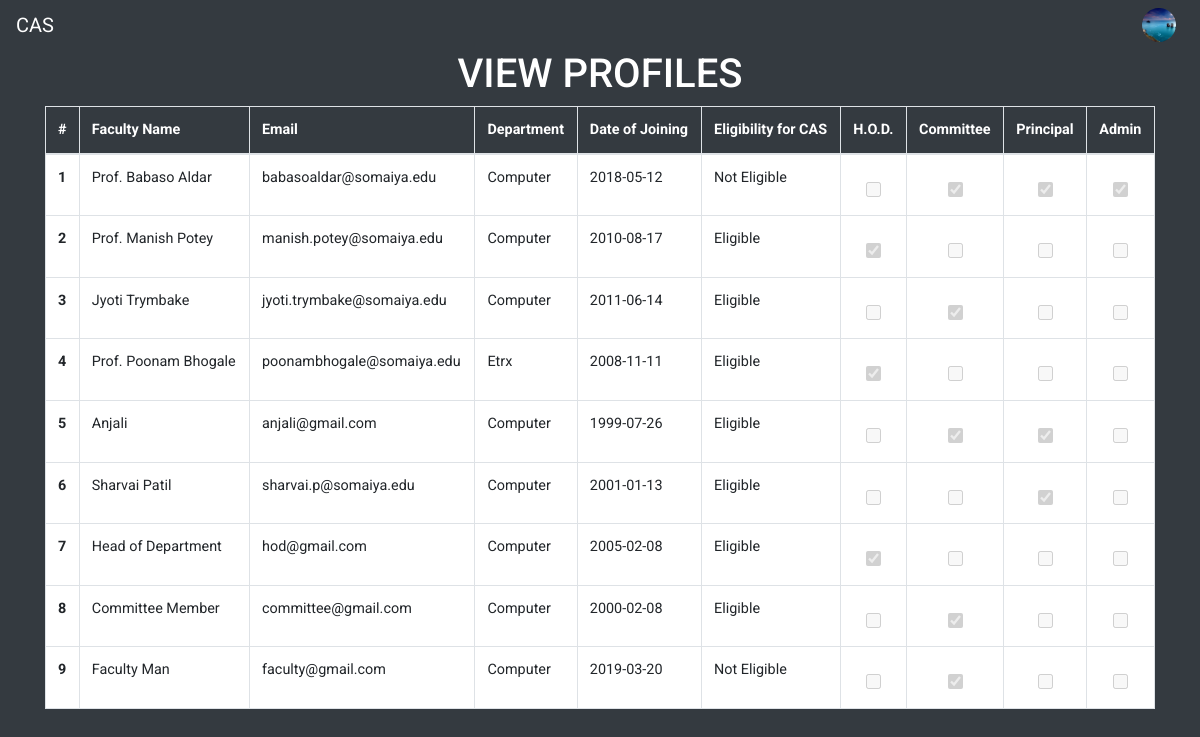
/viewprofiles.php (signed in), run on an earlier commit of the app's database.
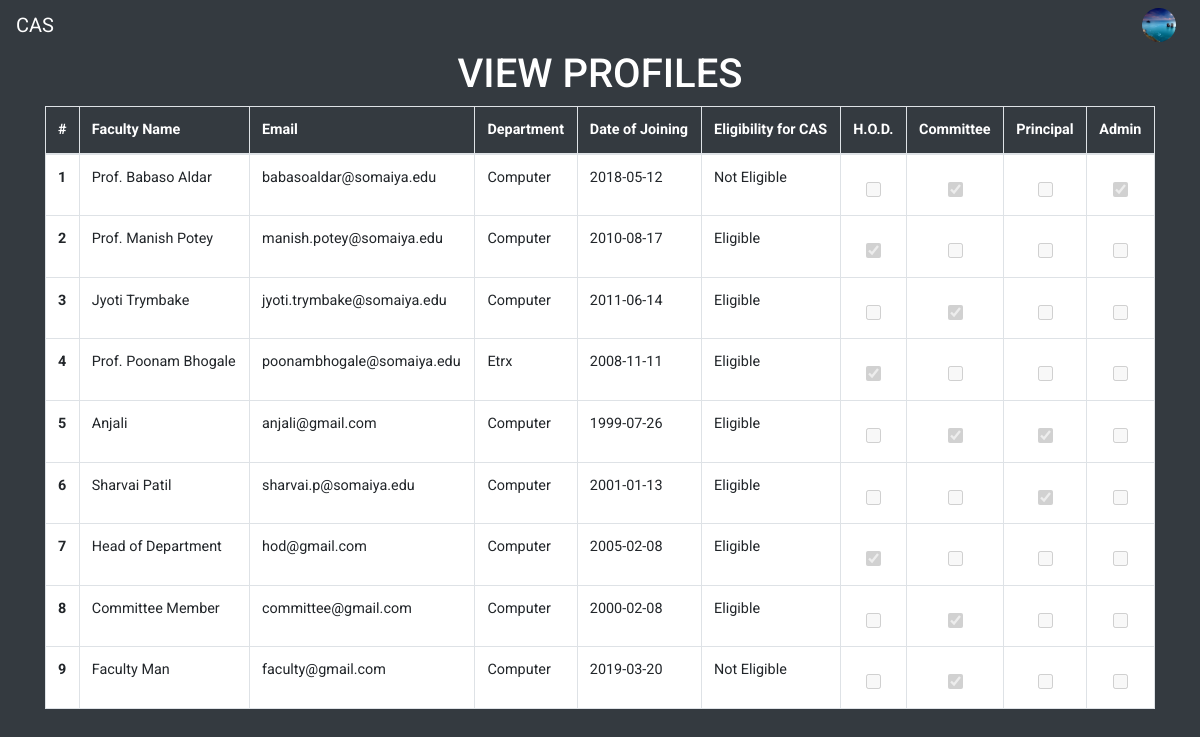
And on a later commit of the database.
### tables this page shows
CREATE TABLE `faculty_table` (
  `id` int(11) NOT NULL,
  `faculty_name` varchar(100) NOT NULL,
  `email` varchar(50) NOT NULL,
  `password` varchar(256) NOT NULL,
  `date_of_joining` date NOT NULL,
  `department` varchar(50) NOT NULL,
  `profilePicLocation` varchar(100) NOT NULL DEFAULT 'defaults/default_userprofile_pic.png',
  `faculty` int(11) NOT NULL,
  `hod` int(11) NOT NULL,
  `committee` int(11) NOT NULL,
  `principal` int(11) NOT NULL,
  `admin` int(11) NOT NULL
);

### viewprofiles.php (the view, shortened to what the changed rows need)
<?php
if(!isset($_SESSION['id']))
{
	header("LOCATION: index.php");
}
else
{
include 'dbh.php';
$userId=mysqli_real_escape_string($conn,$_SESSION['id']);
$sqlx="SELECT profilePicLocation FROM faculty_table WHERE id='$userId'";
$resultx=mysqli_query($conn,$sqlx);
$rowx=mysqli_fetch_assoc($resultx);
$profilePicLocation=$rowx['profilePicLocation'];
include 'top.php';
?>
   	<div class="container">
		<div class="row justify-content-center">
			<div class="col-md-12">
				<h1 class="text-center" style="color:white">VIEW PROFILES</h1>
				<div class="admin-table">
				<table class="table table-bordered" style="background-color: white">
				  	<thead style="color: white">
					    <tr>
					      	<th scope="col" style="background-color: #343a40">#</th>
					      	<th scope="col" style="background-color: #343a40">Faculty Name</th>
					      	<th scope="col" style="background-color: #343a40">Email</th>
					      	<th scope="col" style="background-color: #343a40">Department</th>
					      	<th scope="col" style="background-color: #343a40">Date of Joining</th>
					      	<th scope="col" style="background-color: #343a40">Eligibility for CAS</th>
					      	<th scope="col" style="background-color: #343a40">H.O.D.</th>
					      	<th scope="col" style="background-color: #343a40">Committee</th>
					      	<th scope="col" style="background-color: #343a40">Principal</th>
					      	<th scope="col" style="background-color: #343a40">Admin</th>
					    </tr>
				  	</thead>
				  	<tbody>
				  		<?php
				  		$sqlc="SELECT hod,committee,department FROM faculty_table WHERE id='$userId'";
				  		$resultc=mysqli_query($conn,$sqlc);
				  		$rowc=mysqli_fetch_assoc($resultc);
				  		if($rowc['committee']==1)
				  		{
				  			$check="committee";
				  		}
				  		if($check=="hod")
				  		{
				  			$departmentc=mysqli_real_escape_string($conn,$rowc['department']);
				  			$sql="SELECT id, faculty_name, email, date_of_joining, department, hod, committee, principal, admin FROM faculty_table WHERE department='$departmentc' AND hod=0";
				  			$result=mysqli_query($conn,$sql);
				  		}
				  		else
				  		{
				  			$sql="SELECT id, faculty_name, email, date_of_joining, department, hod, committee, principal, admin FROM faculty_table";
				  			$result=mysqli_query($conn,$sql);
				  		}
				  		$count=1;
				  		while($row=mysqli_fetch_assoc($result))
				  		{
				  			$id=$row['id'];
				  			$faculty_name=$row['faculty_name'];
				  			$email=$row['email'];
				  			$date_of_joining=$row['date_of_joining'];
				  			$department=$row['department'];
				  			$hod=$row['hod'];
				  			$committee=$row['committee'];
				  			$principal=$row['principal'];
				  			$admin=$row['admin'];
					  		?>
						    <tr>
						      	<th scope="row"><?php echo $count; ?></th>
						      	<td><?php echo $faculty_name; ?></td>
						      	<td><?php echo $email; ?></td>
						      	<td><?php echo $department; ?></td>
						      	<td><?php echo $date_of_joining; ?></td>
						    <?php
							$now = time();
							$your_date = strtotime($date_of_joining);
							$datediff = $now - $your_date;
							$years = floor($datediff / (365*60*60*24));
						    if($years>=5)
						    {
						    	?>
						    	<td>Eligible</td>
						    	<?php
						    }
						    else
						    {
						    	?>
						    	<td>Not Eligible</td>
						    	<?php
						    }
						    ?>
						      	<form class="update-rights-form" id="update-rights-form-<?php echo $id; ?>" action="" method="POST">
						      		<td class="table-center">
						      			<?php
						      			if($hod==1)
						      			{
						      				?>
						      				<input type="checkbox" class="admin-table-checkbox" name="hod" id="hod<?php echo $id; ?>" value="hod" checked disabled>
						      				<?php
						      			}
						      			else
						      			{
						      				?>
						      				<input type="checkbox" class="admin-table-checkbox" name="hod" id="hod<?php echo $id; ?>" value="hod" disabled>
						      				<?php
						      			}
						      			?>
		  							</td>
		  							<td class="table-center">
		  								<?php
		  								if($committee==1)
		  								{
		  									?>
		  									<input type="checkbox" class="admin-table-checkbox" name="committee" id="committee<?php echo $id; ?>" value="committee" checked disabled>
		  									<?php
		  								}
		  								else
		  								{
		  									?>
		  									<input type="checkbox" class="admin-table-checkbox" name="committee" id="committee<?php echo $id; ?>" value="committee" disabled>
		  									<?php
		  								}
		  								?>
		  							</td>
		  							<td class="table-center">
		  								<?php
		  								if($principal==1)
		  								{
		  									?>
		  									<input type="checkbox" class="admin-table-checkbox" name="principal" id="principal<?php echo $id; ?>" value="principal" checked disabled>
		  									<?php
		  								}
		  								else
		  								{
		  									?>
		  									<input type="checkbox" class="admin-table-checkbox" name="principal"id="principal<?php echo $id; ?>"  value="principal" disabled>
		  									<?php
		  								}
		  								?>
		  							</td>
		  							<td class="table-center">
		  								<?php
		  								if($admin==1)
		  								{
		  									?>
		  									<input type="checkbox" class="admin-table-checkbox" name="admin" id="admin<?php echo $id; ?>" value="admin" checked disabled>
		  									<?php
		  								}
		  								else
		  								{
		  									?>
		  									<input type="checkbox" class="admin-table-checkbox" name="admin" id="admin<?php echo $id; ?>" value="admin" disabled>
		  									<?php
		  								}
		  								?>
		  							</td>
						      	</form>
						    </tr>
						    <?php
						    $count+=1;
						}
					    ?>
				  </tbody>
				</table>
				</div>
			</div>
		</div>
	</div>
</body>
</html>
<?php
}
?>

### top.php (shortened to what the changed rows need)
<!DOCTYPE html>
<html>
<head>
	<link rel="stylesheet" href="https://maxcdn.bootstrapcdn.com/bootstrap/4.1.3/css/bootstrap.min.css">
	<link href="https://stackpath.bootstrapcdn.com/font-awesome/4.7.0/css/font-awesome.min.css" rel="stylesheet">
	<link href="//netdna.bootstrapcdn.com/font-awesome/4.1.0/css/font-awesome.min.css" rel="stylesheet">
	<link rel="stylesheet" type="text/css" href="Frontend/global.css">
	<link rel="stylesheet" href="https://cdnjs.cloudflare.com/ajax/libs/animate.css/3.7.0/animate.min.css">
	<link rel="stylesheet" href="https://use.fontawesome.com/releases/v5.6.3/css/all.css">
</head>
<body>
		<nav class="navbar navbar-expand-lg sticky-top navbar-dark bg-dark"  style="height: 50px">
	  	<div class="collapse navbar-collapse" id="navbarSupportedContent">
		    <ul class="navbar-nav ml-auto">
		      	<?php
		      	if(!isset($_SESSION['id']))
		      	{
			      	?>
			      	<li class="nav-item">
			        	<a class="nav-link" href="index.php">Sign Up | Sign In</a>
			      	</li>
			      	<?php
			    }
			    else
			    {
			    	?>
			      	<li class="nav-item dropdown">
				        <img class="nav-link dropdown-toggle" src="<?php echo $profilePicLocation; ?>" width="50px" height="50px" style="overflow: hidden;border-radius: 50%;display:block;margin:0 auto;object-fit: cover;cursor: pointer" id="navbarDropdown" role="button" data-toggle="dropdown" aria-haspopup="true" aria-expanded="false">
			      	</li>
			      	<?php
		      	}
		      	?>
		    </ul>
	  	</div>
	</nav>

What changed in the data, as far as the page shows it:
changed faculty_table "Prof. Babaso Aldar": principal "☑" → "☐"
